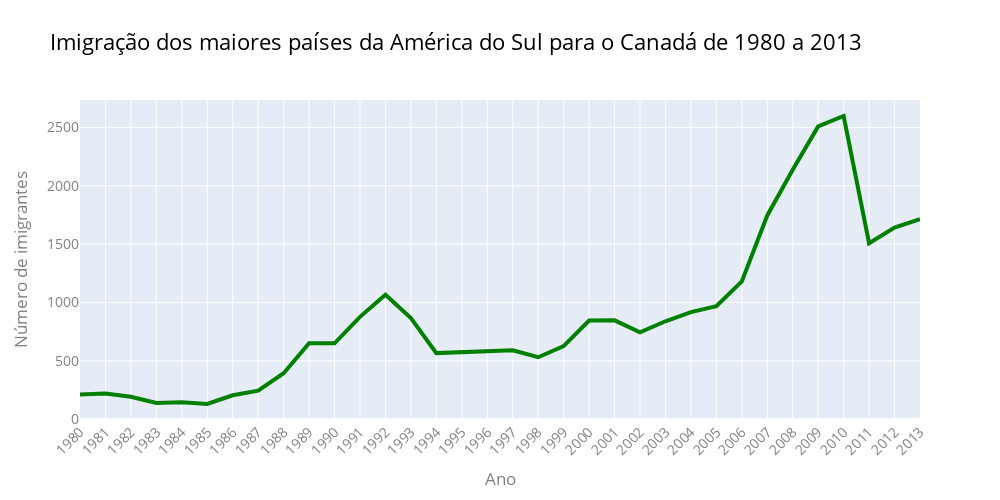

Write notebook code for a chart like this one.
### Code cell
fig = px.line(dados_brasil, x='ano', y='imigrantes', 
              title='Imigração dos maiores países da América do Sul\npara o Canadá de 1980 a 2013'
              )
fig.update_traces(line_color='green', line_width=4)
fig.update_layout(width=1000, 
                  height=500, 
                  xaxis={'tickangle':-45},
                  xaxis_title='Ano',
                  yaxis_title='Número de imigrantes',
                  font_size=14,
                  font_color='grey',
                  title_font_color = 'black',
                  title_font_size = 22               
                  )
fig.show()

### Figure 1 — Plotly figure (JSON) as saved in the notebook; plotly's stock layout.template omitted (floating-point values rounded to 4 significant figures)
{"data": [{"hovertemplate": "ano=%{x}<br>imigrantes=%{y}<extra></extra>", "legendgroup": "", "line": {"color": "green", "dash": "solid", "width": 4}, "marker": {"symbol": "circle"}, "mode": "lines", "name": "", "orientation": "v", "showlegend": false, "type": "scatter", "x": ["1980", "1981", "1982", "1983", "1984", "1985", "1986", "1987", "1988", "1989", "1990", "1991", "1992", "1993", "1994", "1995", "1996", "1997", "1998", "1999", "2000", "2001", "2002", "2003", "2004", "2005", "2006", "2007", "2008", "2009", "2010", "2011", "2012", "2013"], "xaxis": "x", "y": [211, 220, 192, 139, 145, 130, 205, 244, 394, 650, 650, 877, 1066, 866, 566, 572, 586, 591, 531, 626, 845, 847, 745, 839, 917, 969, 1181, 1746, 2138, 2509, 2598, 1508, 1642, 1714], "yaxis": "y"}], "layout": {"font": {"color": "grey", "size": 14}, "height": 500, "legend": {"tracegroupgap": 0}, "title": {"font": {"color": "black", "size": 22}, "text": "Imigração dos maiores países da América do Sul\npara o Canadá de 1980 a 2013"}, "width": 1000, "xaxis": {"anchor": "y", "domain": [0, 1], "tickangle": -45, "title": {"text": "Ano"}}, "yaxis": {"anchor": "x", "domain": [0, 1], "title": {"text": "Número de imigrantes"}}}}
